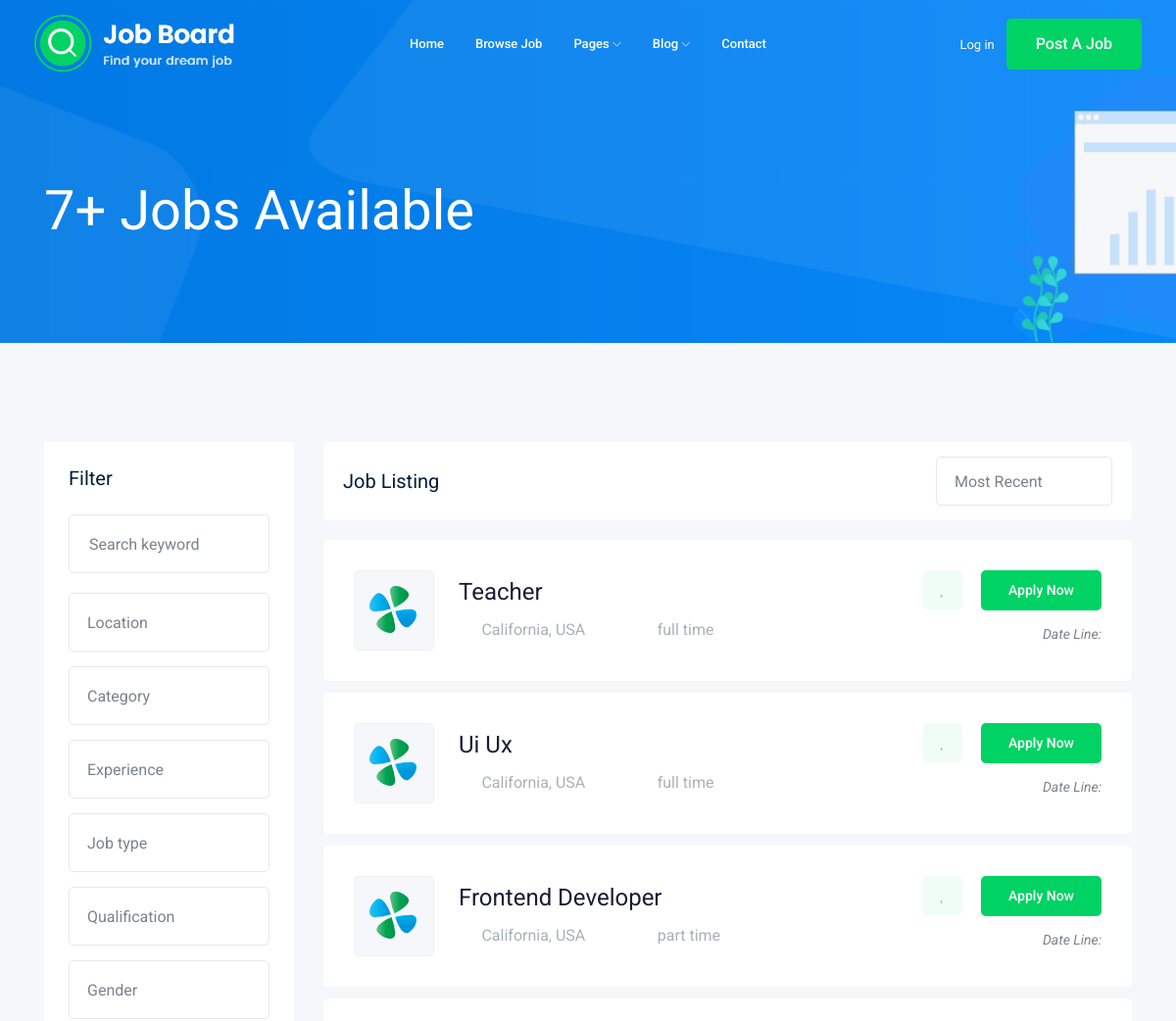
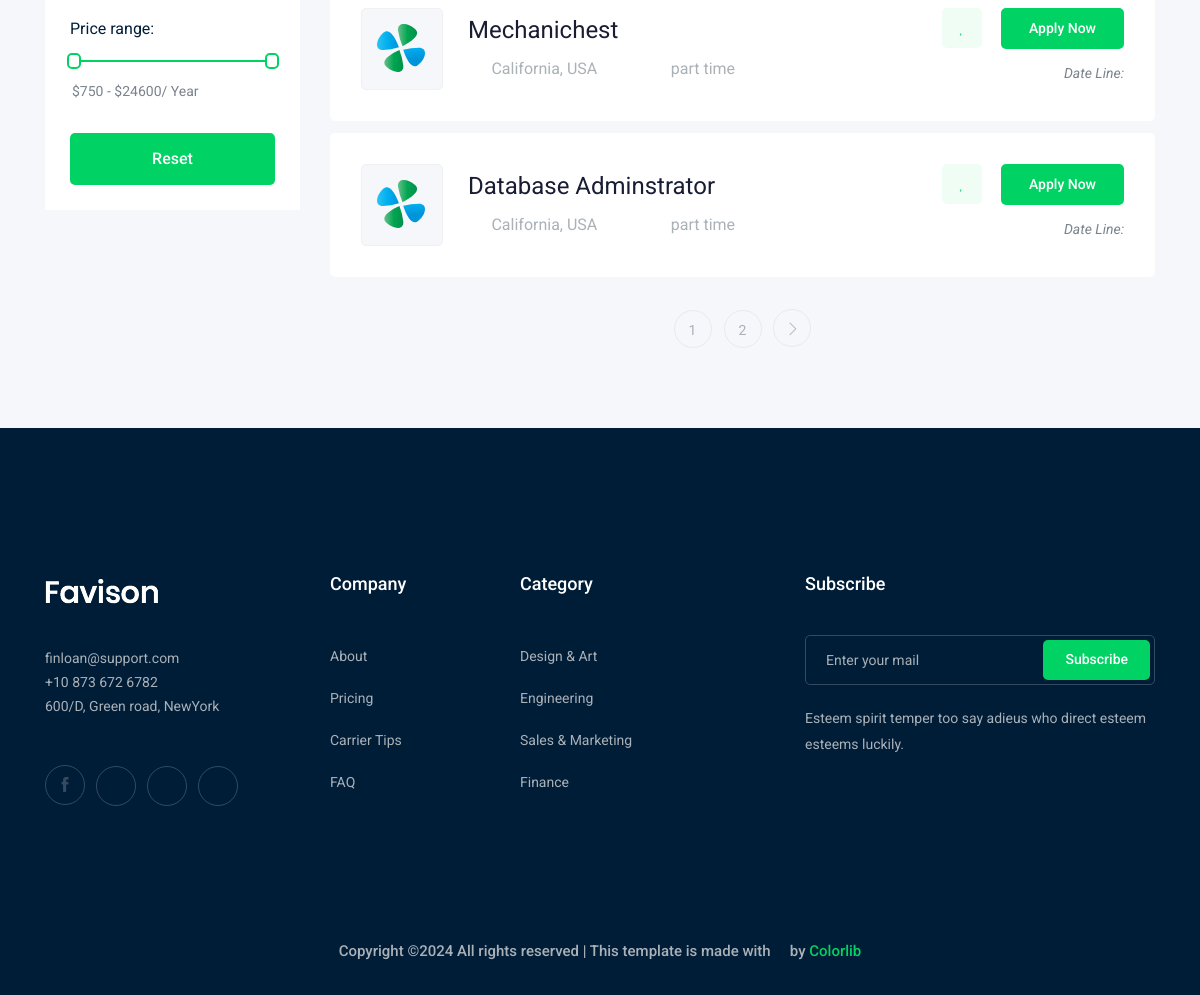
Screenshot of /jobs/ with the database file from the repository (2 pictures, top to bottom).
### job/models.py (models this page shows, shortened)
class Job(models.Model):
    title = models.CharField(max_length = 50)
    job_type = models.CharField(max_length= 15 , choices= JOB_TYPE , default= "full time")
    description = models.CharField(max_length= 500)
    published_date = models.DateTimeField(auto_now= True)
    Vacancy = models.IntegerField(default= 1)
    salary = models.FloatField(default= 0)
    category = models.ForeignKey('Category' , on_delete= models.CASCADE )
    experience_years = models.IntegerField(default= 1)
    image = models.ImageField(upload_to= upload_img)
    slug = models.SlugField(null= True, blank= True)
    def __str__(self):
        return self.title

### job/views.py (the view)
def job_list(request):
    all_jobs = Job.objects.all()
    paginator = Paginator(all_jobs, 5)
    page_numnber = request.GET.get('page')
    jobs_of_page = paginator.get_page(page_numnber)
    contant = {"jobs":jobs_of_page,"all_jobs":all_jobs}
    return render(request,'jobs.html',contant)

### job/templates/jobs.html (shortened to what this page needs)
{% extends 'base.html' %}
{% block content %}
    <div class="bradcam_area bradcam_bg_1">
        <div class="container">
            <div class="row">
                <div class="col-xl-12">
                    <div class="bradcam_text">
                        <h3>{{all_jobs.count}}+ Jobs Available</h3>
                    </div>
                </div>
            </div>
        </div>
    </div>
    <div class="job_listing_area plus_padding">
        <div class="container">
            <div class="row">
                <div class="col-lg-3">
                    <div class="job_filter white-bg">
                        <div class="form_inner white-bg">
                            <h3>Filter</h3>
                            <form action="#">
                                <div class="row">
                                    <div class="col-lg-12">
                                        <div class="single_field">
                                            <input type="text" placeholder="Search keyword">
                                        </div>
                                    </div>
                                    <div class="col-lg-12">
                                    </div>
                                    <div class="col-lg-12">
                                    </div>
                                    <div class="col-lg-12">
                                    </div>
                                    <div class="col-lg-12">
                                    </div>
                                    <div class="col-lg-12">
                                    </div>
                                    <div class="col-lg-12">
                                    </div>
                                </div>
                            </form>
                        </div>
                        <div class="range_wrap">
                            <label for="amount">Price range:</label>
                            <div id="slider-range"></div>
                            <p>
                                <input type="text" id="amount" readonly style="border:0; color:#7A838B; font-size: 14px; font-weight:400;">
                            </p>
                        </div>
                        <div class="reset_btn">
                            <button  class="boxed-btn3 w-100" type="submit">Reset</button>
                        </div>
                    </div>
                </div>
                <div class="col-lg-9">
                    <div class="recent_joblist_wrap">
                        <div class="recent_joblist white-bg ">
                            <div class="row align-items-center">
                                <div class="col-md-6">
                                    <h4>Job Listing</h4>
                                </div>
                                <div class="col-md-6">
                                    <div class="serch_cat d-flex justify-content-end">
                                    </div>
                                </div>
                            </div>
                        </div>
                    </div>
                    <div class="job_lists m-0">
                        <div class="row">
                            {% for job in jobs %}
                            <div class="col-lg-12 col-md-12">
                                <div class="single_jobs white-bg d-flex justify-content-between">
                                    <div class="jobs_left d-flex align-items-center">
                                        <div class="thumb">
                                            <img src="img/svg_icon/1.svg" alt="">
                                        </div>
                                        <div class="jobs_conetent">
                                            <a href="{% url 'job_details' job.slug %}" target="_blank" style="text-transform: capitalize;"><h4>{{ job }}</h4></a>
                                            <div class="links_locat d-flex align-items-center">
                                                <div class="location">
                                                    <p> <i class="fa fa-map-marker"></i> California, USA</p>
                                                </div>
                                                <div class="location">
                                                    <p> <i class="fa fa-clock-o"></i> {{ job.job_type }}</p>
                                                </div>
                                            </div>
                                        </div>
                                    </div>
                                    <div class="jobs_right">
                                        <div class="apply_now">
                                            <a class="heart_mark" href="#"> <i class="fa fa-heart"></i> </a>
                                            <a href="{% url 'job_details' job.slug %}" target="_blank" class="boxed-btn3">Apply Now</a>
                                        </div>
                                        <div class="date">
                                            <p>Date Line: {{job.puplished_at|date:'j M o'}}</p>
                                        </div>
                                    </div>
                                </div>
                            </div>
                            {% endfor %}
                        </div>
                        <div class="row">
                            <div class="col-lg-12">
                                {% if jobs.has_other_pages %}
                                    <div class="pagination_wrap">
                                        <ul>
                                            {% for i in jobs.paginator.page_range %}
                                                <li><a href="?page={{ i }}"><span>{{i}}</span></a></li>
                                            {% endfor %}
                                            {% if jobs.has_next %}
                                                <li><a href="?page={{ jobs.next_page_number }}"> <i class="ti-angle-right"></i> </a></li>
                                            {% endif %}
                                        </ul>
                                    </div>
                                {% endif %}
                            </div>
                        </div>
                    </div>
                </div>
            </div>
        </div>
    </div>
{% endblock %}

### rows the page displays
Job: title "Teacher", job_type "full time"
Job: title "Ui Ux", job_type "full time"
Job: title "Frontend Developer", job_type "part time"
Job: title "Mechanichest", job_type "part time"
Job: title "Database Adminstrator", job_type "part time"

### other values shown
{{ all_jobs.count }} "7"
{{ i }} "1" "2"
